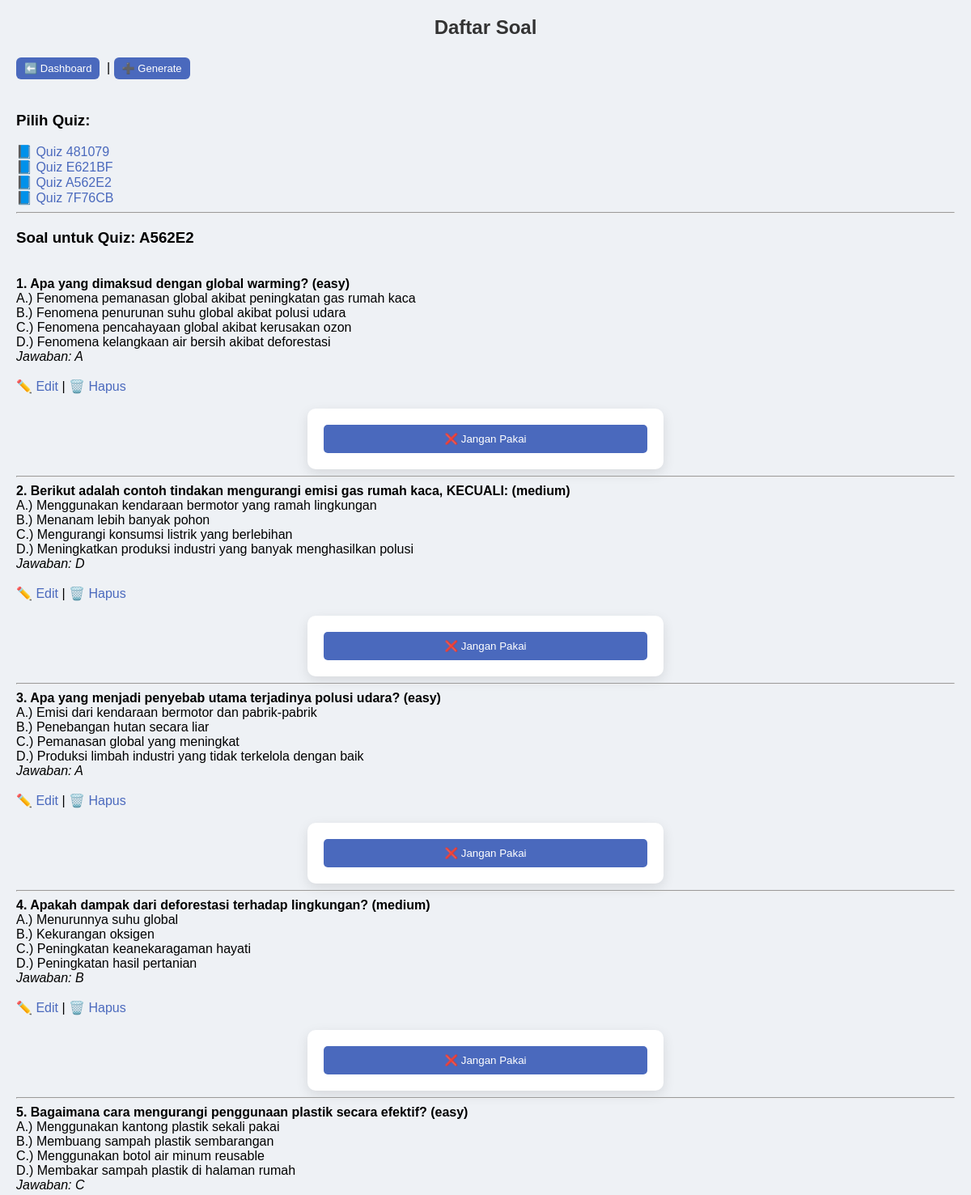
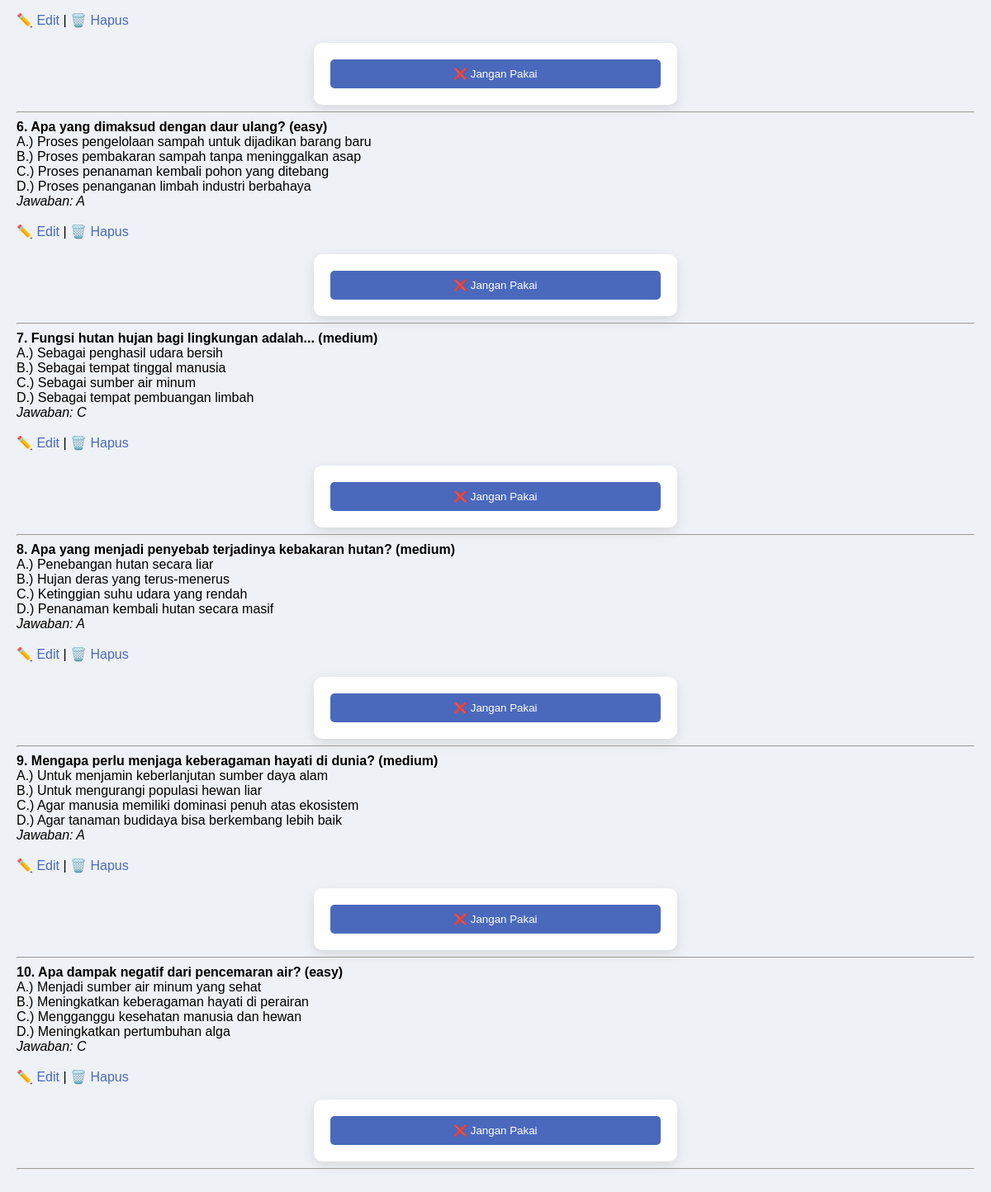
Screenshot of /lihat_soal.php?kode=A562E2 (signed in) with the database file from the repository (2 pictures, top to bottom).
### tables this page shows
CREATE TABLE `soal` (
  `id` int(11) NOT NULL,
  `pertanyaan` text NOT NULL,
  `opsi` text NOT NULL,
  `jawaban` varchar(10) NOT NULL,
  `level` varchar(20) NOT NULL,
  `user_id` int(11) DEFAULT NULL,
  `aktif` tinyint(1) DEFAULT 0,
  `kode_quiz` varchar(20) DEFAULT NULL,
  `created_at` timestamp NOT NULL DEFAULT current_timestamp()
);

### lihat_soal.php (the view, shortened to what this page needs)
<?php
include "koneksi.php";
echo '<link rel="stylesheet" href="style.css">';
$user_id = $_SESSION['user_id'];
$kode = $_GET['kode'] ?? '';
?>
<h2>Daftar Soal</h2>
<a href="dashboard.php" class="btn"> ⬅️ Dashboard</a> |
<a href="generate.php" class="btn"> ➕ Generate</a>
<?php
echo "<h3>Pilih Quiz:</h3>";
$list = mysqli_query($conn, "SELECT DISTINCT kode_quiz FROM soal WHERE user_id='$user_id'");
while ($d = mysqli_fetch_assoc($list)) {
    echo "<a href='lihat_soal.php?kode=".$d['kode_quiz']."'>📘 Quiz ".$d['kode_quiz']."</a><br>";
}
echo "<hr>";
$query = mysqli_query($conn, "SELECT * FROM soal WHERE user_id='$user_id' AND kode_quiz='$kode'");
$no = 1;
?>
<h3>Soal untuk Quiz: <?php echo $kode; ?></h3><br>
<?php while ($data = mysqli_fetch_assoc($query)) { ?>
    <b><?php echo $no++; ?>. <?php echo $data['pertanyaan']; ?> (<?php echo $data['level']; ?>)</b><br>
    <?php $opsi = explode("|", $data['opsi']); ?>
    A.) <?php echo $opsi[0]; ?><br>
    B.) <?php echo $opsi[1]; ?><br>
    C.) <?php echo $opsi[2]; ?><br>
    D.) <?php echo $opsi[3]; ?><br>
    <i>Jawaban: <?php echo $data['jawaban']; ?></i><br><br>
    <a href="edit_soal.php?id=<?php echo $data['id']; ?>">✏️ Edit</a> |
    <a href="hapus_soal.php?id=<?php echo $data['id']; ?>" onclick="return confirm('Yakin hapus soal ini?')">🗑️ Hapus</a>
    <form method="POST" action="">
        <?php if ($data['aktif'] == 0) { ?>
            <button name="aktifkan">✔️ Pakai Soal</button>
        <?php } else { ?>
            <button name="nonaktifkan">❌ Jangan Pakai</button>
        <?php } ?>
    </form>
    <hr>
<?php } ?>

### style.css (style rules this page uses)
h2 { text-align: center; color: #333; }
form { max-width: 400px; margin: auto; background: white; padding: 20px; border-radius: 10px; box-shadow: 0 5px 15px rgba(0,0,0,0.1); }
button { width: 100%; padding: 10px; background: #4a69bd; color: white; border: none; border-radius: 5px; }
a { color: #4a69bd; text-decoration: none; }
.btn { display: block; text-align: center; padding: 10px; background: #4a69bd; color: white; border-radius: 6px; text-decoration: none; }
.btn { display: inline-block; padding: 6px 10px; background: #4a69bd; color: white; border-radius: 6px; text-decoration: none; font-size: 13px; margin: 3px 4px 3px 0; transition: 0.2s; }

### rows the page displays
soal: pertanyaan "Apa yang dimaksud dengan global warming?", level "easy", opsi "Fenomena pemanasan global akibat peningkatan gas rumah kaca", opsi "Fenomena penurunan suhu global akibat polusi udara", opsi "Fenomena pencahayaan global akibat kerusakan ozon", opsi "Fenomena kelangkaan air bersih akibat deforestasi", jawaban "A", aktif "❌ Jangan Pakai"
soal: pertanyaan "Berikut adalah contoh tindakan mengurangi emisi gas rumah kaca, KECUALI:", level "medium", opsi "Menggunakan kendaraan bermotor yang ramah lingkungan", opsi "Menanam lebih banyak pohon", opsi "Mengurangi konsumsi listrik yang berlebihan", opsi "Meningkatkan produksi industri yang banyak menghasilkan polusi", jawaban "D", aktif "❌ Jangan Pakai"
soal: pertanyaan "Apa yang menjadi penyebab utama terjadinya polusi udara?", level "easy", opsi "Emisi dari kendaraan bermotor dan pabrik-pabrik", opsi "Penebangan hutan secara liar", opsi "Pemanasan global yang meningkat", opsi "Produksi limbah industri yang tidak terkelola dengan baik", jawaban "A", aktif "❌ Jangan Pakai"
soal: pertanyaan "Apakah dampak dari deforestasi terhadap lingkungan?", level "medium", opsi "Menurunnya suhu global", opsi "Kekurangan oksigen", opsi "Peningkatan keanekaragaman hayati", opsi "Peningkatan hasil pertanian", jawaban "B", aktif "❌ Jangan Pakai"
soal: pertanyaan "Bagaimana cara mengurangi penggunaan plastik secara efektif?", level "easy", opsi "Menggunakan kantong plastik sekali pakai", opsi "Membuang sampah plastik sembarangan", opsi "Menggunakan botol air minum reusable", opsi "Membakar sampah plastik di halaman rumah", jawaban "C", aktif "❌ Jangan Pakai"
soal: pertanyaan "Apa yang dimaksud dengan daur ulang?", level "easy", opsi "Proses pengelolaan sampah untuk dijadikan barang baru", opsi "Proses pembakaran sampah tanpa meninggalkan asap", opsi "Proses penanaman kembali pohon yang ditebang", opsi "Proses penanganan limbah industri berbahaya", jawaban "A", aktif "❌ Jangan Pakai"
soal: pertanyaan "Fungsi hutan hujan bagi lingkungan adalah...", level "medium", opsi "Sebagai penghasil udara bersih", opsi "Sebagai tempat tinggal manusia", opsi "Sebagai sumber air minum", opsi "Sebagai tempat pembuangan limbah", jawaban "C", aktif "❌ Jangan Pakai"
soal: pertanyaan "Apa yang menjadi penyebab terjadinya kebakaran hutan?", level "medium", opsi "Penebangan hutan secara liar", opsi "Hujan deras yang terus-menerus", opsi "Ketinggian suhu udara yang rendah", opsi "Penanaman kembali hutan secara masif", jawaban "A", aktif "❌ Jangan Pakai"
soal: pertanyaan "Mengapa perlu menjaga keberagaman hayati di dunia?", level "medium", opsi "Untuk menjamin keberlanjutan sumber daya alam", opsi "Untuk mengurangi populasi hewan liar", opsi "Agar manusia memiliki dominasi penuh atas ekosistem", opsi "Agar tanaman budidaya bisa berkembang lebih baik", jawaban "A", aktif "❌ Jangan Pakai"
soal: pertanyaan "Apa dampak negatif dari pencemaran air?", level "easy", opsi "Menjadi sumber air minum yang sehat", opsi "Meningkatkan keberagaman hayati di perairan", opsi "Mengganggu kesehatan manusia dan hewan", opsi "Meningkatkan pertumbuhan alga", jawaban "C", aktif "❌ Jangan Pakai"

### other values shown
$d['kode_quiz'] "481079"
$d['kode_quiz'] "E621BF"
$d['kode_quiz'] "A562E2"
$d['kode_quiz'] "7F76CB"
$kode "A562E2"
